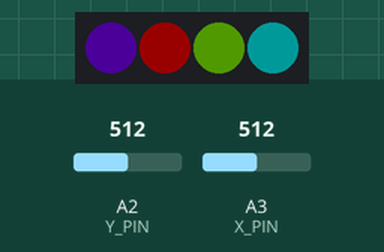
Simulated run of this sketch. Board: Arduino Nano, built with avr-gcc and run on an emulated ATmega328P. On the bench: 4 RGB LEDs in strip order, left to right. Inputs (shaded band) come from the test bench; at power-on: A2 (Y_PIN) = 512, A3 (X_PIN) = 512. Dim RGB values are drawn brighter than linear; colours are those a GRB WS2812 strip shows for the declared byte order.

Above: at 1.2 s.
1.3 s: A2 (Y_PIN) set to 610
At 2.5 s:
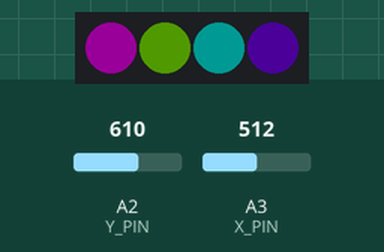
2.8 s: A3 (X_PIN) set to 716
At 3.7 s:
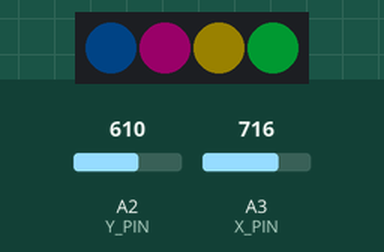
4.3 s: A2 (Y_PIN) set to 590
At 5.1 s:
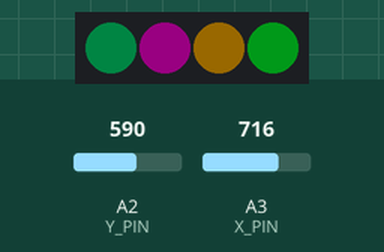
5.8 s: A3 (X_PIN) set to 900
At 6.1 s:
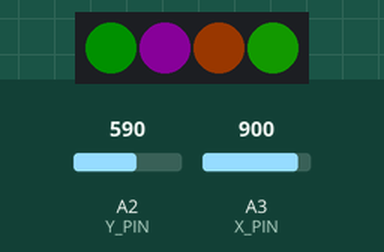
7.3 s: A2 (Y_PIN) set to 511
At 8.3 s:
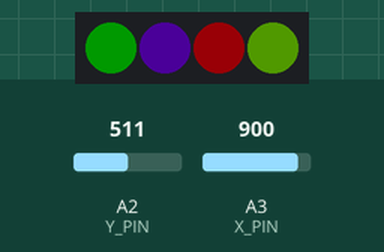
8.8 s: A2 (Y_PIN) set to 306
At 9.7 s:
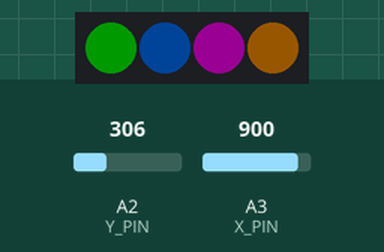
Timing chart, 0 to 11.3 s (numbered marks = the images above; inputs shaded):
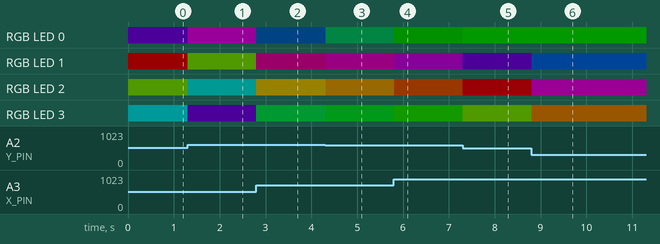

Measured:
- after the input at 1.3 s, RGB LED 0: RGB(12, 0, 25) → RGB(25, 0, 25) at once; RGB LED 1: RGB(25, 0, 0) → RGB(13, 25, 0) at once; RGB LED 2: RGB(13, 25, 0) → RGB(0, 25, 24) at once; RGB LED 3: RGB(0, 25, 25) → RGB(12, 0, 25) at once
- after the input at 2.8 s, RGB LED 0: RGB(25, 0, 25) → RGB(0, 4, 8) at once; RGB LED 1: RGB(13, 25, 0) → RGB(25, 0, 17) at once; RGB LED 2: RGB(0, 25, 24) → RGB(25, 21, 0) at once; RGB LED 3: RGB(12, 0, 25) → RGB(0, 25, 8) at once
- after the input at 4.3 s, RGB LED 0: RGB(0, 4, 8) → RGB(0, 8, 4) at once; RGB LED 1: RGB(25, 0, 17) → RGB(25, 0, 21) at once; RGB LED 2: RGB(25, 21, 0) → RGB(25, 17, 0) at once; RGB LED 3: RGB(0, 25, 8) → RGB(0, 25, 4) at once
- after the input at 5.8 s, RGB LED 0: RGB(0, 8, 4) → RGB(0, 16, 0) at once; RGB LED 1: RGB(25, 0, 21) → RGB(22, 0, 25) at once; RGB LED 2: RGB(25, 17, 0) → RGB(25, 9, 0) at once; RGB LED 3: RGB(0, 25, 4) → RGB(3, 25, 0) at once
- after the input at 7.3 s, RGB LED 0: RGB(0, 16, 0) → RGB(0, 25, 0) at once; RGB LED 1: RGB(22, 0, 25) → RGB(12, 0, 25) at once; RGB LED 2: RGB(25, 9, 0) → RGB(25, 0, 1) at once; RGB LED 3: RGB(3, 25, 0) → RGB(13, 25, 0) at once
- after the input at 8.8 s, RGB LED 1: RGB(12, 0, 25) → RGB(0, 11, 25) at once; RGB LED 2: RGB(25, 0, 1) → RGB(25, 0, 24) at once; RGB LED 3: RGB(13, 25, 0) → RGB(25, 14, 0) at once

The sketch:

nano-ws2812_joy_rainbow_x_4.ino.ino
```cpp
#include "FastLED.h"
#include <Wire.h>
#include <math.h>

// LED =====================
#define NUM_LEDS 4
#define DATA_PIN 2
#define CLOCK_PIN 13

#define RMAX 230    // 255 - val is the true max brightness
#define GMAX RMAX
#define BMAX RMAX

CRGB leds[NUM_LEDS];

// Reference:
// https://electronics.stackexchange.com/questions/240185/controlling-color-and-brightness-of-rgb-led-strip-using-one-potentiometer
//int red_map[] = {255-RMAX, 255-RMAX, 0, 0, 0, 255-RMAX, 255-RMAX};
//int grn_map[] = {0, 255-GMAX, 255-GMAX, 255-GMAX, 0, 0, 0};

int grn_map[] = {255-RMAX, 255-RMAX, 0, 0, 0, 255-RMAX, 255-RMAX};  // r and g swapped on module
int red_map[] = {0, 255-GMAX, 255-GMAX, 255-GMAX, 0, 0, 0};
int blu_map[] = {0, 0, 0, 255-BMAX, 255-BMAX, 255-BMAX, 0};

// STICK ===================
#define X_PIN A3  // Marked backwards on the board
#define Y_PIN A2

int x;
int y;

void setup()
{
  FastLED.addLeds<WS2812, DATA_PIN, RGB>(leds, NUM_LEDS);
  Serial.begin(57600);
}

void loop()
{
  do_joystick();
  FastLED.show();

//  Serial.print("  x: "); Serial.print(x);
//  Serial.print("  x_f: "); Serial.print(x_f);
//  Serial.print("  y: "); Serial.print(y);
//  Serial.print("  y_f: "); Serial.print(y_f);
//  Serial.print("  ang: "); Serial.print(angle);
//  Serial.print("  i_f: "); Serial.print(i_f);
//
//  Serial.print("  b: "); Serial.print(base);
//  Serial.print("  r: "); Serial.print(red);
//  Serial.print("  g: "); Serial.print(grn);
//  Serial.print("  b: "); Serial.println(blu);

  delay(10);
}


float map_f(float val, float low_st, float hi_st, float low_f, float hi_f)
{
  return (val-low_st) / (hi_st - low_st) * (hi_f - low_f) + low_f;
}

void do_joystick()
{
  float x_f;
  float y_f;

  // Read joystick values
  x = analogRead(X_PIN);
  x_f = map_f((float)x, 0.0, 1023.0, -1.0, 1.0);
  y = analogRead(Y_PIN);
  y_f = map_f((float)y, 0.0, 1023.0, -1.0, 1.0);

  // find angle
  float angle = atan(y_f/x_f);

  // map angle from o to 600
  float i_f = map_f(angle, -M_PI_2, M_PI_2, 0.0, 600.0);

    for (int led=0; led<4; led++)
    {
      int i2 = (int)i_f + (led*150);
      int i3 = ( i2 >=600 ? i2 - 600 : i2 );
      int base = floor((float)i3 / 100);

      int red = red_map[base] + (red_map[base+1] - red_map[base]) * (i3 - (base*100)) / 100;
      int grn = grn_map[base] + (grn_map[base+1] - grn_map[base]) * (i3 - (base*100)) / 100;
      int blu = leds[0].b = blu_map[base] + (blu_map[base+1] - blu_map[base]) * (i3 - (base*100)) / 100;

      leds[led].r = red;
      leds[led].g = grn;
      leds[led].b = blu;
    }
}
```
